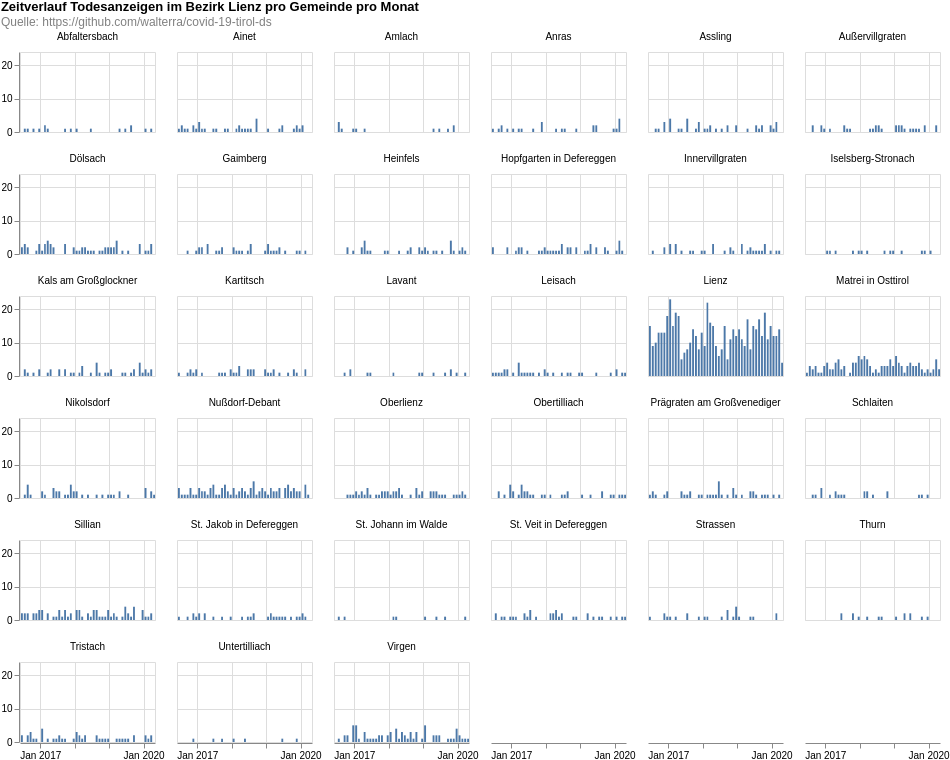

Source (Vega-Lite JSON):
### Vega-Lite specification from a JSON file in a GitHub repository (floating-point values rounded to 4 significant figures; data arrays with more than 128 entries replaced by an {"elided": "..."} marker saying what was removed)
{"$schema": "https://vega.github.io/schema/vega-lite/v4.8.1.json", "columns": 6, "config": {"view": {"continuousHeight": 300, "continuousWidth": 400}}, "data": {"name": "data-b53b8cd7ae63250fb4c5d5e6d31b56cb"}, "datasets": {"data-b53b8cd7ae63250fb4c5d5e6d31b56cb": {"elided": "1717 records"}}, "facet": {"field": "municipaly", "title": null, "type": "nominal"}, "padding": 0, "spec": {"layer": [{"encoding": {"tooltip": [{"field": "date", "timeUnit": "yearmonth", "type": "temporal"}, {"aggregate": "sum", "field": "count", "type": "quantitative"}], "x": {"field": "date", "timeUnit": "yearmonth", "title": null, "type": "temporal"}, "y": {"aggregate": "sum", "field": "count", "title": null, "type": "quantitative"}}, "height": 80, "mark": "bar", "width": 135}]}, "title": {"color": "black", "subtitle": ["Quelle: https://github.com/walterra/covid-19-tirol-ds"], "subtitleColor": "gray", "text": ["Zeitverlauf Todesanzeigen im Bezirk Lienz pro Gemeinde pro Monat"]}}
